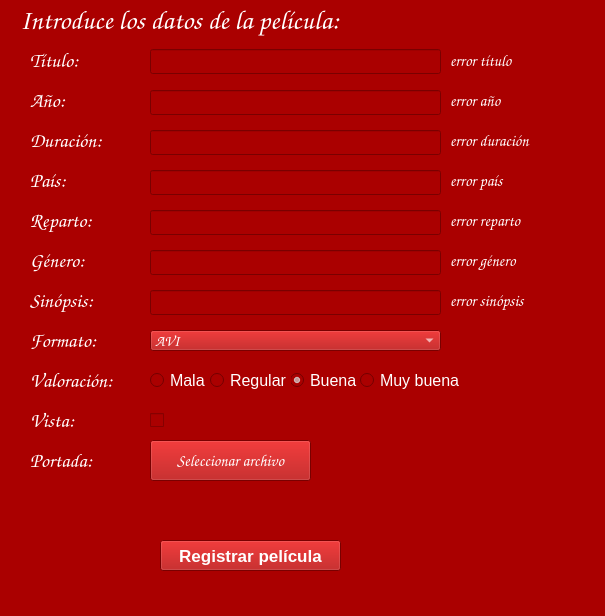
<?xml version="1.0" encoding="UTF-8"?>
<ui version="4.0">
 <class>MainWindow</class>
 <widget class="QMainWindow" name="MainWindow">
  <property name="geometry">
   <rect>
    <x>0</x>
    <y>0</y>
    <width>605</width>
    <height>616</height>
   </rect>
  </property>
  <property name="font">
   <font>
    <pointsize>10</pointsize>
   </font>
  </property>
  <property name="windowTitle">
   <string>MainWindow</string>
  </property>
  <property name="styleSheet">
   <string notr="true">background-color: rgb(170, 0, 0);</string>
  </property>
  <widget class="QWidget" name="centralwidget">
   <widget class="QLabel" name="label">
    <property name="geometry">
     <rect>
      <x>20</x>
      <y>0</y>
      <width>431</width>
      <height>41</height>
     </rect>
    </property>
    <property name="font">
     <font>
      <family>Comic Sans MS</family>
      <pointsize>20</pointsize>
      <weight>50</weight>
      <italic>false</italic>
      <bold>false</bold>
     </font>
    </property>
    <property name="styleSheet">
     <string notr="true">color: rgb(255, 255, 255);
font: 20pt &quot;Comic Sans MS&quot;;</string>
    </property>
    <property name="text">
     <string>Introduce los datos de la película:</string>
    </property>
   </widget>
   <widget class="QLabel" name="label_3">
    <property name="geometry">
     <rect>
      <x>30</x>
      <y>80</y>
      <width>51</width>
      <height>41</height>
     </rect>
    </property>
    <property name="font">
     <font>
      <family>Comic Sans MS</family>
      <pointsize>15</pointsize>
     </font>
    </property>
    <property name="styleSheet">
     <string notr="true">color: rgb(255, 255, 255);</string>
    </property>
    <property name="text">
     <string>Año:</string>
    </property>
   </widget>
   <widget class="QLabel" name="label_4">
    <property name="geometry">
     <rect>
      <x>30</x>
      <y>120</y>
      <width>101</width>
      <height>41</height>
     </rect>
    </property>
    <property name="font">
     <font>
      <family>Comic Sans MS</family>
      <pointsize>15</pointsize>
     </font>
    </property>
    <property name="styleSheet">
     <string notr="true">color: rgb(255, 255, 255);</string>
    </property>
    <property name="text">
     <string>Duración:</string>
    </property>
   </widget>
   <widget class="QLabel" name="label_5">
    <property name="geometry">
     <rect>
      <x>30</x>
      <y>160</y>
      <width>71</width>
      <height>41</height>
     </rect>
    </property>
    <property name="font">
     <font>
      <family>Comic Sans MS</family>
      <pointsize>15</pointsize>
     </font>
    </property>
    <property name="styleSheet">
     <string notr="true">color: rgb(255, 255, 255);</string>
    </property>
    <property name="text">
     <string>País:</string>
    </property>
   </widget>
   <widget class="QLabel" name="label_6">
    <property name="geometry">
     <rect>
      <x>30</x>
      <y>200</y>
      <width>91</width>
      <height>41</height>
     </rect>
    </property>
    <property name="font">
     <font>
      <family>Comic Sans MS</family>
      <pointsize>15</pointsize>
     </font>
    </property>
    <property name="styleSheet">
     <string notr="true">color: rgb(255, 255, 255);</string>
    </property>
    <property name="text">
     <string>Reparto:</string>
    </property>
   </widget>
   <widget class="QLabel" name="label_7">
    <property name="geometry">
     <rect>
      <x>30</x>
      <y>240</y>
      <width>81</width>
      <height>41</height>
     </rect>
    </property>
    <property name="font">
     <font>
      <family>Comic Sans MS</family>
      <pointsize>15</pointsize>
     </font>
    </property>
    <property name="styleSheet">
     <string notr="true">color: rgb(255, 255, 255);</string>
    </property>
    <property name="text">
     <string>Género:</string>
    </property>
   </widget>
   <widget class="QLineEdit" name="entrada_titulo_pelicula">
    <property name="geometry">
     <rect>
      <x>150</x>
      <y>49</y>
      <width>291</width>
      <height>25</height>
     </rect>
    </property>
    <property name="font">
     <font>
      <pointsize>12</pointsize>
     </font>
    </property>
    <property name="styleSheet">
     <string notr="true">color: rgb(255, 255, 255);</string>
    </property>
   </widget>
   <widget class="QLineEdit" name="entrada_anio_pelicula">
    <property name="geometry">
     <rect>
      <x>150</x>
      <y>90</y>
      <width>291</width>
      <height>25</height>
     </rect>
    </property>
    <property name="font">
     <font>
      <pointsize>12</pointsize>
     </font>
    </property>
    <property name="styleSheet">
     <string notr="true">color: rgb(255, 255, 255);</string>
    </property>
   </widget>
   <widget class="QLineEdit" name="entrada_duracion_pelicula">
    <property name="geometry">
     <rect>
      <x>150</x>
      <y>130</y>
      <width>291</width>
      <height>25</height>
     </rect>
    </property>
    <property name="font">
     <font>
      <pointsize>12</pointsize>
     </font>
    </property>
    <property name="styleSheet">
     <string notr="true">color: rgb(255, 255, 255);</string>
    </property>
   </widget>
   <widget class="QLineEdit" name="entrada_pais_pelicula">
    <property name="geometry">
     <rect>
      <x>150</x>
      <y>170</y>
      <width>291</width>
      <height>25</height>
     </rect>
    </property>
    <property name="font">
     <font>
      <pointsize>12</pointsize>
     </font>
    </property>
    <property name="styleSheet">
     <string notr="true">color: rgb(255, 255, 255);</string>
    </property>
   </widget>
   <widget class="QLineEdit" name="entrada_reparto_pelicula">
    <property name="geometry">
     <rect>
      <x>150</x>
      <y>210</y>
      <width>291</width>
      <height>25</height>
     </rect>
    </property>
    <property name="font">
     <font>
      <pointsize>12</pointsize>
     </font>
    </property>
    <property name="styleSheet">
     <string notr="true">color: rgb(255, 255, 255);</string>
    </property>
   </widget>
   <widget class="QLineEdit" name="entrada_genero_pelicula">
    <property name="geometry">
     <rect>
      <x>150</x>
      <y>250</y>
      <width>291</width>
      <height>25</height>
     </rect>
    </property>
    <property name="font">
     <font>
      <pointsize>12</pointsize>
     </font>
    </property>
    <property name="styleSheet">
     <string notr="true">color: rgb(255, 255, 255);</string>
    </property>
   </widget>
   <widget class="QLineEdit" name="entrada_sinopsis_pelicula">
    <property name="geometry">
     <rect>
      <x>150</x>
      <y>290</y>
      <width>291</width>
      <height>25</height>
     </rect>
    </property>
    <property name="font">
     <font>
      <pointsize>12</pointsize>
     </font>
    </property>
    <property name="styleSheet">
     <string notr="true">color: rgb(255, 255, 255);</string>
    </property>
   </widget>
   <widget class="QPushButton" name="btn_registrar_pelicula">
    <property name="geometry">
     <rect>
      <x>160</x>
      <y>540</y>
      <width>181</width>
      <height>31</height>
     </rect>
    </property>
    <property name="font">
     <font>
      <pointsize>13</pointsize>
      <weight>75</weight>
      <bold>true</bold>
     </font>
    </property>
    <property name="styleSheet">
     <string notr="true">color: rgb(255, 255, 255);</string>
    </property>
    <property name="text">
     <string>Registrar película</string>
    </property>
   </widget>
   <widget class="QComboBox" name="cbx_formato">
    <property name="geometry">
     <rect>
      <x>150</x>
      <y>330</y>
      <width>291</width>
      <height>21</height>
     </rect>
    </property>
    <property name="font">
     <font>
      <family>Comic Sans MS</family>
      <pointsize>11</pointsize>
     </font>
    </property>
    <property name="styleSheet">
     <string notr="true">color: rgb(255, 255, 255);</string>
    </property>
    <item>
     <property name="text">
      <string>AVI</string>
     </property>
    </item>
    <item>
     <property name="text">
      <string>MP4</string>
     </property>
    </item>
    <item>
     <property name="text">
      <string>MKV</string>
     </property>
    </item>
    <item>
     <property name="text">
      <string>FLV</string>
     </property>
    </item>
   </widget>
   <widget class="QLabel" name="label_8">
    <property name="geometry">
     <rect>
      <x>30</x>
      <y>280</y>
      <width>91</width>
      <height>41</height>
     </rect>
    </property>
    <property name="font">
     <font>
      <family>Comic Sans MS</family>
      <pointsize>15</pointsize>
     </font>
    </property>
    <property name="styleSheet">
     <string notr="true">color: rgb(255, 255, 255);</string>
    </property>
    <property name="text">
     <string>Sinópsis:</string>
    </property>
   </widget>
   <widget class="QLabel" name="label_10">
    <property name="geometry">
     <rect>
      <x>30</x>
      <y>40</y>
      <width>81</width>
      <height>41</height>
     </rect>
    </property>
    <property name="font">
     <font>
      <family>Comic Sans MS</family>
      <pointsize>15</pointsize>
     </font>
    </property>
    <property name="styleSheet">
     <string notr="true">color: rgb(255, 255, 255);</string>
    </property>
    <property name="text">
     <string>Título:</string>
    </property>
   </widget>
   <widget class="QLabel" name="label_11">
    <property name="geometry">
     <rect>
      <x>30</x>
      <y>320</y>
      <width>91</width>
      <height>41</height>
     </rect>
    </property>
    <property name="font">
     <font>
      <family>Comic Sans MS</family>
      <pointsize>15</pointsize>
     </font>
    </property>
    <property name="styleSheet">
     <string notr="true">color: rgb(255, 255, 255);</string>
    </property>
    <property name="text">
     <string>Formato:</string>
    </property>
   </widget>
   <widget class="QLabel" name="label_12">
    <property name="geometry">
     <rect>
      <x>30</x>
      <y>360</y>
      <width>111</width>
      <height>41</height>
     </rect>
    </property>
    <property name="font">
     <font>
      <family>Comic Sans MS</family>
      <pointsize>15</pointsize>
     </font>
    </property>
    <property name="styleSheet">
     <string notr="true">color: rgb(255, 255, 255);</string>
    </property>
    <property name="text">
     <string>Valoración:</string>
    </property>
   </widget>
   <widget class="QLabel" name="label_13">
    <property name="geometry">
     <rect>
      <x>30</x>
      <y>400</y>
      <width>61</width>
      <height>41</height>
     </rect>
    </property>
    <property name="font">
     <font>
      <family>Comic Sans MS</family>
      <pointsize>15</pointsize>
     </font>
    </property>
    <property name="styleSheet">
     <string notr="true">color: rgb(255, 255, 255);</string>
    </property>
    <property name="text">
     <string>Vista:</string>
    </property>
   </widget>
   <widget class="QLabel" name="label_14">
    <property name="geometry">
     <rect>
      <x>30</x>
      <y>440</y>
      <width>91</width>
      <height>41</height>
     </rect>
    </property>
    <property name="font">
     <font>
      <family>Comic Sans MS</family>
      <pointsize>15</pointsize>
     </font>
    </property>
    <property name="styleSheet">
     <string notr="true">color: rgb(255, 255, 255);</string>
    </property>
    <property name="text">
     <string>Portada:</string>
    </property>
   </widget>
   <widget class="QPushButton" name="btn_seleccionar_archivo">
    <property name="geometry">
     <rect>
      <x>150</x>
      <y>440</y>
      <width>161</width>
      <height>41</height>
     </rect>
    </property>
    <property name="font">
     <font>
      <family>Comic Sans MS</family>
      <pointsize>12</pointsize>
     </font>
    </property>
    <property name="styleSheet">
     <string notr="true">color: rgb(255, 255, 255);</string>
    </property>
    <property name="text">
     <string>Seleccionar archivo</string>
    </property>
   </widget>
   <widget class="QLabel" name="lbl_imagen">
    <property name="geometry">
     <rect>
      <x>390</x>
      <y>420</y>
      <width>121</width>
      <height>141</height>
     </rect>
    </property>
    <property name="text">
     <string/>
    </property>
   </widget>
   <widget class="QRadioButton" name="rbtn_mala">
    <property name="geometry">
     <rect>
      <x>150</x>
      <y>370</y>
      <width>61</width>
      <height>21</height>
     </rect>
    </property>
    <property name="font">
     <font>
      <pointsize>12</pointsize>
     </font>
    </property>
    <property name="styleSheet">
     <string notr="true">color: rgb(255, 255, 255);</string>
    </property>
    <property name="text">
     <string>Mala</string>
    </property>
   </widget>
   <widget class="QRadioButton" name="rbtn_buena">
    <property name="geometry">
     <rect>
      <x>290</x>
      <y>370</y>
      <width>71</width>
      <height>21</height>
     </rect>
    </property>
    <property name="font">
     <font>
      <pointsize>12</pointsize>
     </font>
    </property>
    <property name="styleSheet">
     <string notr="true">color: rgb(255, 255, 255);</string>
    </property>
    <property name="text">
     <string>Buena</string>
    </property>
    <property name="checked">
     <bool>true</bool>
    </property>
   </widget>
   <widget class="QRadioButton" name="rbtn_regular">
    <property name="geometry">
     <rect>
      <x>210</x>
      <y>370</y>
      <width>81</width>
      <height>21</height>
     </rect>
    </property>
    <property name="font">
     <font>
      <pointsize>12</pointsize>
     </font>
    </property>
    <property name="styleSheet">
     <string notr="true">color: rgb(255, 255, 255);</string>
    </property>
    <property name="text">
     <string>Regular</string>
    </property>
   </widget>
   <widget class="QRadioButton" name="rbtn_muy_buena">
    <property name="geometry">
     <rect>
      <x>360</x>
      <y>370</y>
      <width>101</width>
      <height>21</height>
     </rect>
    </property>
    <property name="font">
     <font>
      <pointsize>12</pointsize>
     </font>
    </property>
    <property name="styleSheet">
     <string notr="true">color: rgb(255, 255, 255);</string>
    </property>
    <property name="text">
     <string>Muy buena</string>
    </property>
   </widget>
   <widget class="QCheckBox" name="chbx_vista">
    <property name="geometry">
     <rect>
      <x>150</x>
      <y>410</y>
      <width>41</width>
      <height>21</height>
     </rect>
    </property>
    <property name="font">
     <font>
      <pointsize>12</pointsize>
     </font>
    </property>
    <property name="text">
     <string/>
    </property>
   </widget>
   <widget class="QLabel" name="lbl_error_duracion">
    <property name="geometry">
     <rect>
      <x>450</x>
      <y>130</y>
      <width>121</width>
      <height>21</height>
     </rect>
    </property>
    <property name="font">
     <font>
      <family>Comic Sans MS</family>
      <pointsize>12</pointsize>
     </font>
    </property>
    <property name="styleSheet">
     <string notr="true">color: rgb(255, 255, 255);</string>
    </property>
    <property name="text">
     <string>error duración</string>
    </property>
   </widget>
   <widget class="QLabel" name="lbl_error_pais">
    <property name="geometry">
     <rect>
      <x>450</x>
      <y>170</y>
      <width>121</width>
      <height>21</height>
     </rect>
    </property>
    <property name="font">
     <font>
      <family>Comic Sans MS</family>
      <pointsize>12</pointsize>
     </font>
    </property>
    <property name="styleSheet">
     <string notr="true">color: rgb(255, 255, 255);</string>
    </property>
    <property name="text">
     <string>error país</string>
    </property>
   </widget>
   <widget class="QLabel" name="lbl_error_anio">
    <property name="geometry">
     <rect>
      <x>450</x>
      <y>90</y>
      <width>121</width>
      <height>21</height>
     </rect>
    </property>
    <property name="font">
     <font>
      <family>Comic Sans MS</family>
      <pointsize>12</pointsize>
     </font>
    </property>
    <property name="styleSheet">
     <string notr="true">color: rgb(255, 255, 255);</string>
    </property>
    <property name="text">
     <string>error año</string>
    </property>
   </widget>
   <widget class="QLabel" name="lbl_error_titulo">
    <property name="geometry">
     <rect>
      <x>450</x>
      <y>50</y>
      <width>121</width>
      <height>21</height>
     </rect>
    </property>
    <property name="font">
     <font>
      <family>Comic Sans MS</family>
      <pointsize>12</pointsize>
     </font>
    </property>
    <property name="styleSheet">
     <string notr="true">color: rgb(255, 255, 255);</string>
    </property>
    <property name="text">
     <string>error título</string>
    </property>
   </widget>
   <widget class="QLabel" name="lbl_error_reparto">
    <property name="geometry">
     <rect>
      <x>450</x>
      <y>210</y>
      <width>121</width>
      <height>21</height>
     </rect>
    </property>
    <property name="font">
     <font>
      <family>Comic Sans MS</family>
      <pointsize>12</pointsize>
     </font>
    </property>
    <property name="styleSheet">
     <string notr="true">color: rgb(255, 255, 255);</string>
    </property>
    <property name="text">
     <string>error reparto</string>
    </property>
   </widget>
   <widget class="QLabel" name="lbl_error_genero">
    <property name="geometry">
     <rect>
      <x>450</x>
      <y>250</y>
      <width>121</width>
      <height>21</height>
     </rect>
    </property>
    <property name="font">
     <font>
      <family>Comic Sans MS</family>
      <pointsize>12</pointsize>
     </font>
    </property>
    <property name="styleSheet">
     <string notr="true">color: rgb(255, 255, 255);</string>
    </property>
    <property name="text">
     <string>error género</string>
    </property>
   </widget>
   <widget class="QLabel" name="lbl_error_sinopsis">
    <property name="geometry">
     <rect>
      <x>450</x>
      <y>290</y>
      <width>121</width>
      <height>21</height>
     </rect>
    </property>
    <property name="font">
     <font>
      <family>Comic Sans MS</family>
      <pointsize>12</pointsize>
     </font>
    </property>
    <property name="styleSheet">
     <string notr="true">color: rgb(255, 255, 255);</string>
    </property>
    <property name="text">
     <string>error sinópsis</string>
    </property>
   </widget>
  </widget>
  <widget class="QStatusBar" name="statusbar"/>
 </widget>
 <resources/>
 <connections/>
</ui>
